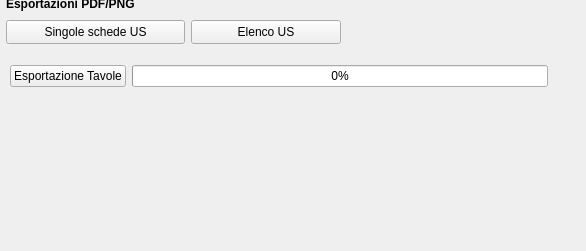
             <widget class="QWidget" name="page_3">
              <property name="geometry">
               <rect>
                <x>0</x>
                <y>0</y>
                <width>586</width>
                <height>251</height>
               </rect>
              </property>
              <attribute name="label">
               <string>Esportazioni</string>
              </attribute>
              <widget class="QPushButton" name="pushButton_exp_index_us">
               <property name="geometry">
                <rect>
                 <x>191</x>
                 <y>20</y>
                 <width>150</width>
                 <height>24</height>
                </rect>
               </property>
               <property name="font">
                <font>
                 <pointsize>9</pointsize>
                </font>
               </property>
               <property name="toolTip">
                <string>Elenco US</string>
               </property>
               <property name="text">
                <string>Elenco US</string>
               </property>
               <property name="icon">
                <iconset resource="resources.qrc">
                 <normaloff>:/images/sheet.png</normaloff>:/images/sheet.png</iconset>
               </property>
              </widget>
              <widget class="QLabel" name="label_41">
               <property name="geometry">
                <rect>
                 <x>6</x>
                 <y>-6</y>
                 <width>179</width>
                 <height>20</height>
                </rect>
               </property>
               <property name="font">
                <font>
                 <weight>75</weight>
                 <bold>true</bold>
                </font>
               </property>
               <property name="text">
                <string>Esportazioni PDF/PNG</string>
               </property>
              </widget>
              <widget class="QPushButton" name="pushButton_pdf_exp">
               <property name="geometry">
                <rect>
                 <x>6</x>
                 <y>20</y>
                 <width>179</width>
                 <height>24</height>
                </rect>
               </property>
               <property name="font">
                <font>
                 <pointsize>9</pointsize>
                </font>
               </property>
               <property name="toolTip">
                <string>Singole schede US</string>
               </property>
               <property name="text">
                <string>Singole schede US</string>
               </property>
               <property name="icon">
                <iconset resource="resources.qrc">
                 <normaloff>:/images/sheet.png</normaloff>:/images/sheet.png</iconset>
               </property>
              </widget>
              <widget class="QWidget" name="layoutWidget">
               <property name="geometry">
                <rect>
                 <x>10</x>
                 <y>60</y>
                 <width>551</width>
                 <height>32</height>
                </rect>
               </property>
               <layout class="QHBoxLayout" name="horizontalLayout">
                <item>
                 <widget class="QPushButton" name="pushButton_exp_tavole">
                  <property name="toolTip">
                   <string>Esportazione Tavole</string>
                  </property>
                  <property name="text">
                   <string>Esportazione Tavole</string>
                  </property>
                 </widget>
                </item>
                <item>
                 <widget class="QProgressBar" name="progressBar">
                  <property name="value">
                   <number>0</number>
                  </property>
                 </widget>
                </item>
                <item>
                 <widget class="QLabel" name="countLabel">
                  <property name="text">
                   <string/>
                  </property>
                 </widget>
                </item>
               </layout>
              </widget>
             </widget>
